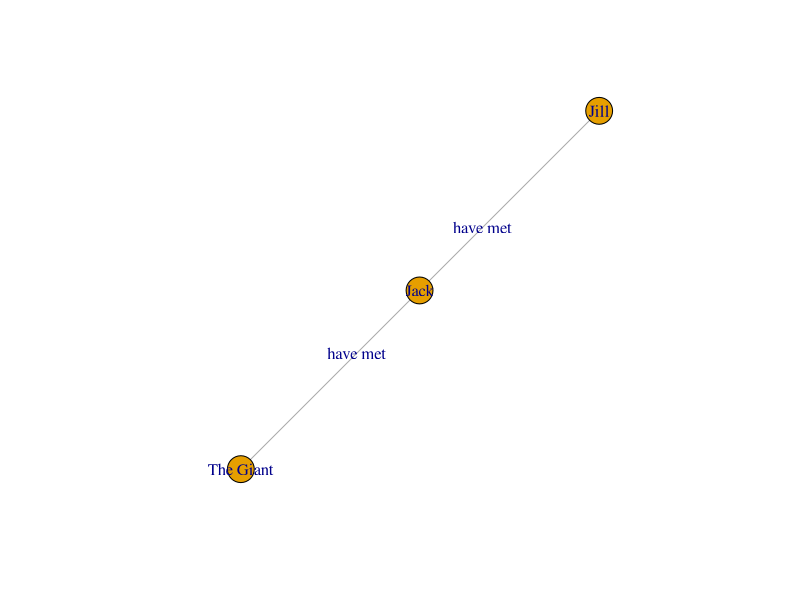
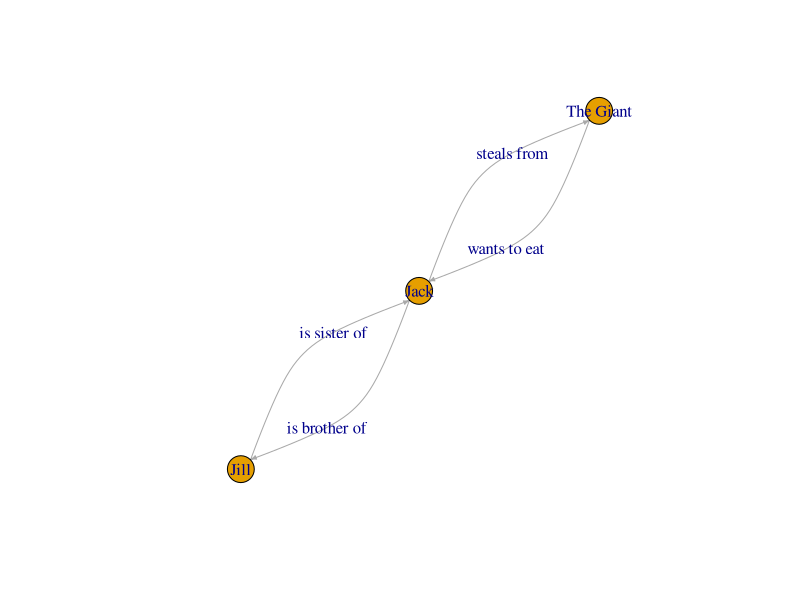
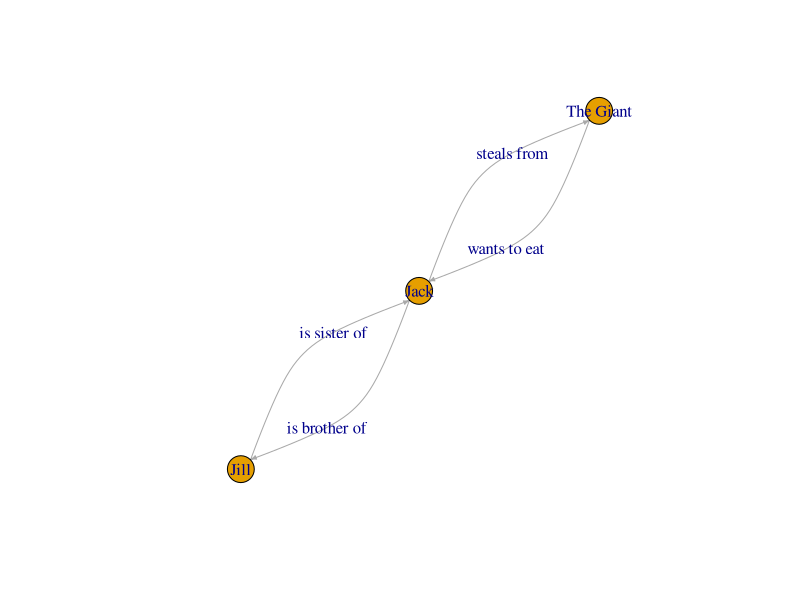
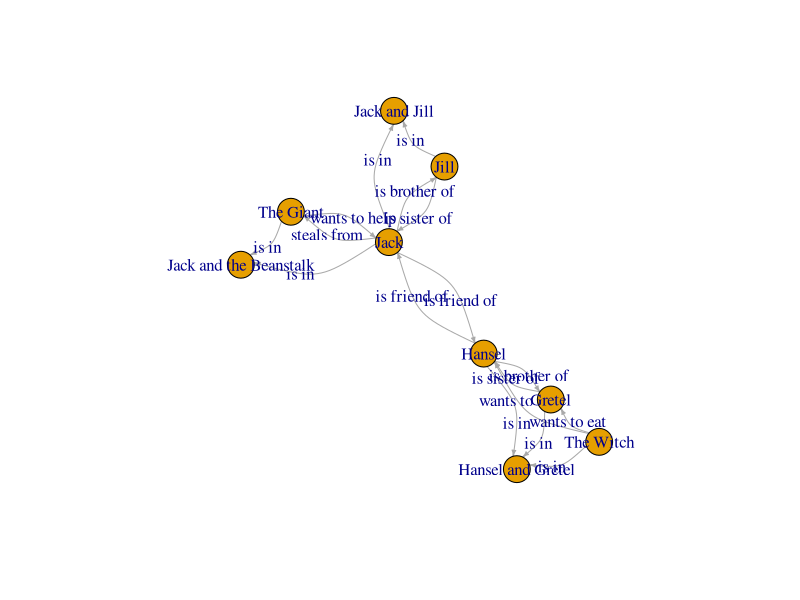

Reproduce these figures in R, in order.
## ---- chunk 1
knitr::opts_chunk$set(echo = FALSE)
library(igraph)
## ---- chunk 2
library(igraph)

g_undirected <- make_empty_graph(directed = F) +
  vertices(c("Jack",
             "Jill",
             "The Giant"),
           type = "Character") +
  edges(c("Jack", "Jill",
          "Jack", "The Giant"),
        label = "have met")
## ---- chunk 3
g_undirected
## ---- chunk 4
set.seed(1234)
plot(g_undirected,
     layout = layout_nicely,
     edge.arrow.size = .3)
## ---- chunk 5
g_directed <- make_empty_graph(directed = T) +
  vertices(c("Jack",
             "Jill",
             "The Giant"),
           type = "Character") +
  edges(c("Jack", "Jill",
          "Jill", "Jack",
          "Jack", "The Giant",
          "The Giant", "Jack"),
        label = c("is brother of",
                  "is sister of",
                  "steals from",
                  "wants to eat"))
## ---- chunk 6
g_directed
## ---- chunk 7
set.seed(1234)
plot(g_directed,
     edge.curved = T,
     layout = layout_nicely,
     edge.arrow.size = .3)
## ---- chunk 8
node_list <- data.frame(
  name = c("Jack",
           "Jill",
           "The Giant"),
  about = c("Is fast at going down things and uses this skill for theivery",
            "Is slow at tumbling",
            "Likes to eat thieves"),
  gender = c("Male", 
             "Female", 
             "Male"),
  type = "Character"
)

edge_list <- data.frame(
  source = c("Jack", "Jill", "Jack", "The Giant"),
  target = c("Jill", "Jack", "The Giant", "Jack"),
  label = c("is brother of",
            "is sister of",
            "steals from",
            "wants to eat")
)
g_directed <- graph_from_data_frame(d = edge_list, 
                           directed = T, 
                           vertices = node_list)
## ---- chunk 9
g_directed
## ---- chunk 10
set.seed(1234)
plot(g_directed,
     edge.curved = T,
     layout = layout_nicely,
     edge.arrow.size = .3)
## ---- chunk 11
V(g_directed)
V(g_directed)[3]
V(g_directed)['The Giant']
## ---- chunk 12
V(g_directed)[['The Giant']]
V(g_directed)[['The Giant']]$about
V(g_directed)['The Giant']$about <- "A forgiving creature that understand poor Jack's situation"
V(g_directed)[['The Giant']]
## ---- chunk 13
V(g_directed)[[c("Jack", "Jill")]]
V(g_directed)[[gender == "Male"]]
## ---- chunk 14
E(g_directed)
E(g_directed)[1]
E(g_directed)[[1]]
## ---- chunk 15
E(g_directed)[label == 'is brother of']
E(g_directed)[[label == 'wants to eat']]
E(g_directed)[[label == 'wants to eat']]$label <- 'wants to help'
## ---- chunk 16
E(g_directed)['Jack' %--% 'The Giant']
E(g_directed)[['Jack' %<-% 'The Giant']]
E(g_directed)[['Jack' %->% V(g_directed)]]
## ---- chunk 17
jj_sub <- induced_subgraph(g_directed, c("Jack", "Jill"))
jj_sub
beanstalk_sub <- subgraph.edges(g_directed, E(g_directed)["The Giant" %--% "Jack"])
beanstalk_sub
## ---- chunk 18
E(g_directed)["The Giant" %--% V(jj_sub)$name]
## ---- chunk 19
g_directed <- g_directed +
  vertices(c("Hansel",
             "Gretel",
             "The Witch",
             "Hansel and Gretel",
             "Jack and Jill",
             "Jack and the Beanstalk"),
           about = c("Eats way too much candy",
                     "Is learning how to make really good candy",
                     "Knows how to make healthy food from children",
                     "Tale of some greedy kids who wants to destroy an old woman's home",
                     "Kids learn the harway that they should always wear a helmet",
                     "Kid steals from a big friendly giant"),
           gender = c('Male', 'Female', 'Female', rep(NA, 3) ),
           type = c(rep("Character", 3), rep("Story", 3)))
## ---- chunk 20
g_directed <- g_directed +
  edges(c("Hansel","Jack", "Jack","Hansel",
          "Hansel","Gretel", "Gretel","Hansel",
          sapply(c("Hansel", "Gretel"), function(x) c("The Witch", x)),
          sapply(c("The Witch", "Hansel", "Gretel"), function(x) c(x, "Hansel and Gretel")),
          sapply(c("Jack", "Jill"), function(x) c(x, "Jack and Jill")),
          sapply(c("Jack", "The Giant"), function(x) c(x, "Jack and the Beanstalk"))
          ),
        label = c(rep('is friend of', 2),
                  'is brother of', 'is sister of',
                  rep('wants to eat', 2),
                  rep("is in", 7)))
## ---- chunk 21
set.seed(1234)
plot(g_directed,
     edge.curved = T,
     layout = layout_nicely,
     edge.arrow.size = .3)
## ---- chunk 22
V(g_directed)[[V(g_directed)]]
## ---- chunk 23
E(g_directed)[[E(g_directed)]]
## ---- chunk 24
ego(g_directed, order = 1, nodes = 'Jack', mode = 'all')
ego(g_directed, order = 2, nodes = c("Hansel and Gretel", "Jack and Jill", "Jack and the Beanstalk"), mode = 'in')
## ---- chunk 25
stories <- V(g_directed)[[type == "Story"]]
ego_stories <- ego(g_directed, 1, stories, 'in')
ego_noJack <- lapply(ego_stories, function(x){
  if('Jack' %in% x$name){
    NULL
  } else {
    x
  }
})
ego_noJack
## ---- chunk 26
ego_noJack %>%
  unlist

noJack_nodes <- ego_noJack %>% 
  unlist() %>%
  names()

g_noJack <- induced_subgraph(g_directed, noJack_nodes)
g_noJack
